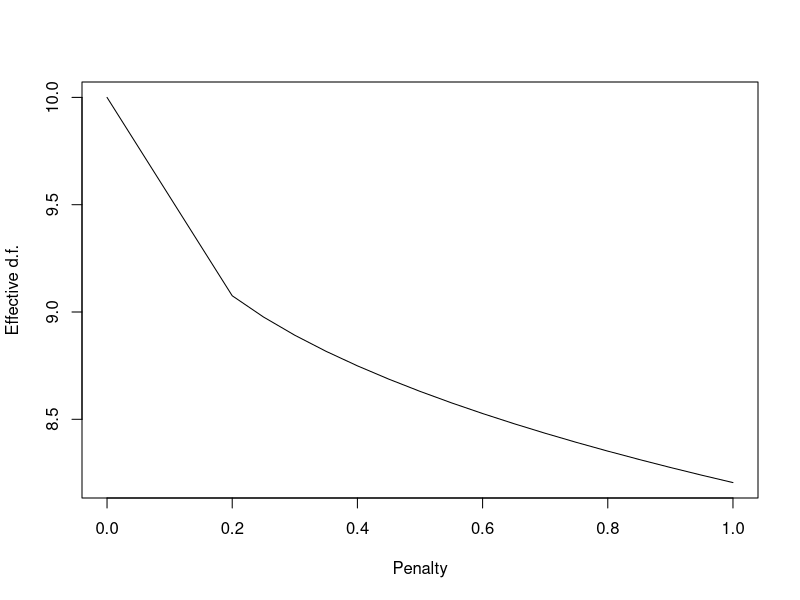
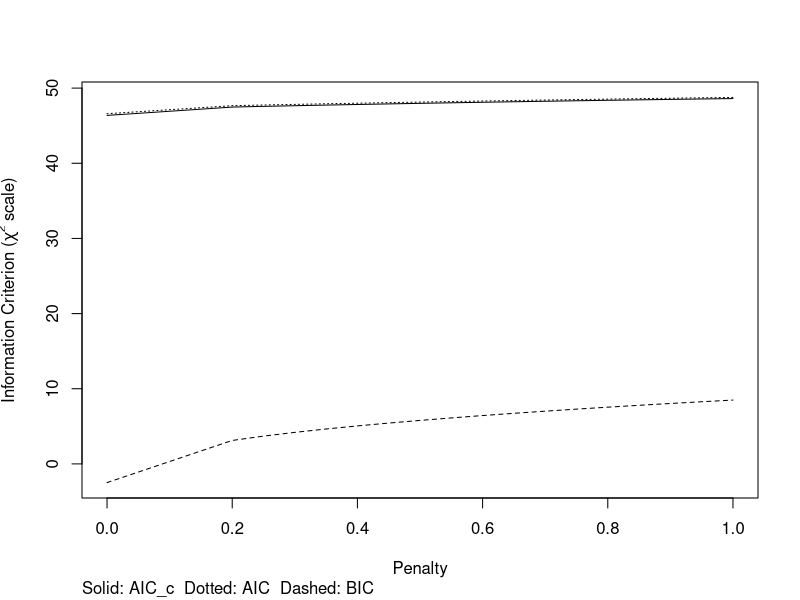
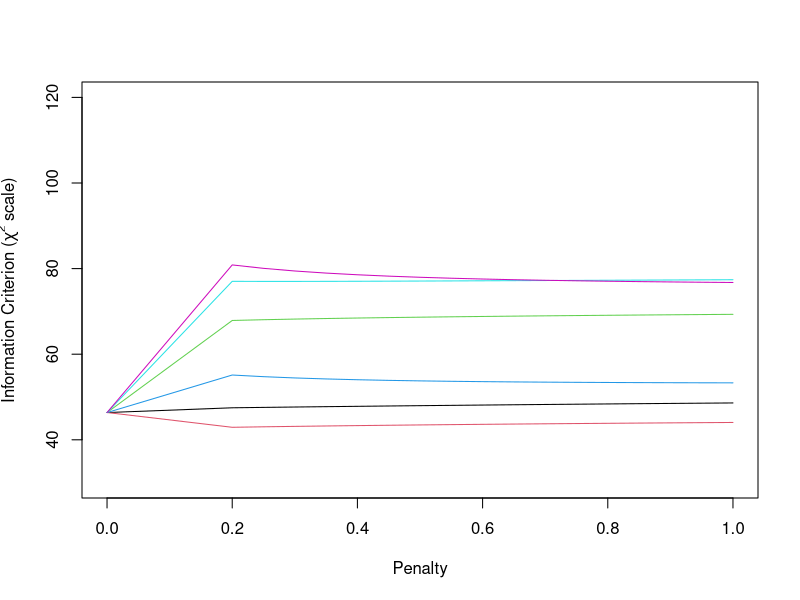

Reproduce these figures in R, in order.
library(rms)


### Name: pentrace
### Title: Trace AIC and BIC vs. Penalty
### Aliases: pentrace plot.pentrace print.pentrace effective.df
### Keywords: models regression

### ** Examples

n <- 1000    # define sample size
set.seed(17) # so can reproduce the results
age            <- rnorm(n, 50, 10)
blood.pressure <- rnorm(n, 120, 15)
cholesterol    <- rnorm(n, 200, 25)
sex            <- factor(sample(c('female','male'), n,TRUE))
# Specify population model for log odds that Y=1
L <- .4*(sex=='male') + .045*(age-50) +
  (log(cholesterol - 10)-5.2)*(-2*(sex=='female') + 2*(sex=='male'))
# Simulate binary y to have Prob(y=1) = 1/[1+exp(-L)]
y <- ifelse(runif(n) < plogis(L), 1, 0)


f <- lrm(y ~ blood.pressure + sex * (age + rcs(cholesterol,4)),
         x=TRUE, y=TRUE)
p <- pentrace(f, seq(.2,1,by=.05))
plot(p)
p$diag      # may learn something about fractional effective d.f. 
            # for each original parameter
pentrace(f, list(simple=c(0,.2,.4), nonlinear=c(0,.2,.4,.8,1)))


# Bootstrap pentrace 5 times, making a plot of corrected AIC plot with 5 reps
n <- nrow(f$x)
plot(pentrace(f, seq(.2,1,by=.05)), which='aic.c', 
     col=1, ylim=c(30,120)) #original in black
for(j in 1:5)
  plot(pentrace(f, seq(.2,1,by=.05), subset=sample(n,n,TRUE)), 
       which='aic.c', col=j+1, add=TRUE)


# Find penalty giving optimum corrected AIC.  Initial guess is 1.0
# Not implemented yet
# pentrace(f, 1, method='optimize')


# Find penalty reducing total regression d.f. effectively to 5
# pentrace(f, 1, target.df=5)


# Re-fit with penalty giving best aic.c without differential penalization
f <- update(f, penalty=p$penalty)
effective.df(f)
